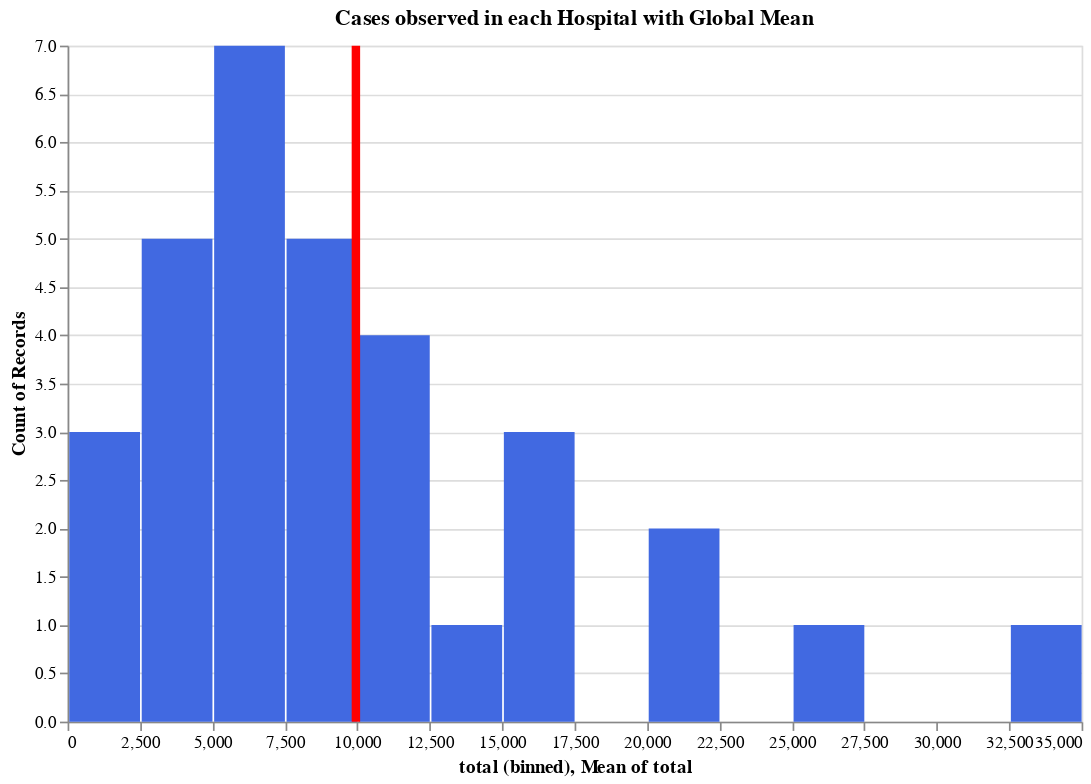

Here is the notebook cell this chart was saved with:
### Code cell
base = alt.Chart(Hospital_visaits)

bar = base.mark_bar(color='royalblue').encode(
    x=alt.X('total', bin=alt.Bin(step=2500)),
    y='count()',
    tooltip=[alt.Tooltip('count():Q')]
).properties(
    width=600,
    height=400,
    title="Cases observed in each Hospital with Global Mean"
)

rule = base.mark_rule(color='red').encode(
    x='mean(total)',
    size=alt.value(5),
    tooltip=[alt.Tooltip('mean(total):Q')]
)

(bar+rule)

### Figure 1 — Vega-Lite specification as saved in the notebook (floating-point values rounded to 4 significant figures)
{"config": {"view": {"continuousWidth": 400, "continuousHeight": 300}}, "layer": [{"mark": {"type": "bar", "color": "royalblue"}, "encoding": {"tooltip": [{"type": "quantitative", "aggregate": "count"}], "x": {"type": "quantitative", "bin": {"step": 2500}, "field": "total"}, "y": {"type": "quantitative", "aggregate": "count"}}, "height": 400, "title": "Cases observed in each Hospital with Global Mean", "width": 600}, {"mark": {"type": "rule", "color": "red"}, "encoding": {"size": {"value": 5}, "tooltip": [{"type": "quantitative", "aggregate": "mean", "field": "total"}], "x": {"type": "quantitative", "aggregate": "mean", "field": "total"}}}], "data": {"name": "data-8b1559ab8fe3be96522ddd1c1a9a3e2a"}, "$schema": "https://vega.github.io/schema/vega-lite/v4.8.1.json", "datasets": {"data-8b1559ab8fe3be96522ddd1c1a9a3e2a": [{"hospital": "HOSP_HOSP_26", "total": 33076}, {"hospital": "HOSP_HOSP_23", "total": 26566}, {"hospital": "HOSP_HOSP_19", "total": 21219}, {"hospital": "HOSP_HOSP_6", "total": 20425}, {"hospital": "HOSP_HOSP_14", "total": 17328}, {"hospital": "HOSP_HOSP_11", "total": 17328}, {"hospital": "HOSP_HOSP_28", "total": 17137}, {"hospital": "HOSP_HOSP_27", "total": 14244}, {"hospital": "HOSP_HOSP_9", "total": 11510}, {"hospital": "HOSP_HOSP_29", "total": 11311}, {"hospital": "HOSP_HOSP_12", "total": 11297}, {"hospital": "HOSP_HOSP_32", "total": 10703}, {"hospital": "HOSP_HOSP_25", "total": 9834}, {"hospital": "HOSP_HOSP_10", "total": 9435}, {"hospital": "HOSP_HOSP_15", "total": 9257}, {"hospital": "HOSP_HOSP_21", "total": 8150}, {"hospital": "HOSP_HOSP_24", "total": 7992}, {"hospital": "HOSP_HOSP_3", "total": 7116}, {"hospital": "HOSP_HOSP_17", "total": 5501}, {"hospital": "HOSP_HOSP_5", "total": 5261}, {"hospital": "HOSP_HOSP_1", "total": 5249}, {"hospital": "HOSP_HOSP_13", "total": 5236}, {"hospital": "HOSP_HOSP_2", "total": 5102}, {"hospital": "HOSP_HOSP_30", "total": 5002}, {"hospital": "HOSP_HOSP_22", "total": 4277}, {"hospital": "HOSP_HOSP_31", "total": 3967}, {"hospital": "HOSP_HOSP_16", "total": 3671}, {"hospital": "HOSP_HOSP_8", "total": 3663}, {"hospital": "HOSP_HOSP_18", "total": 3630}, {"hospital": "HOSP_HOSP_20", "total": 1405}, {"hospital": "HOSP_HOSP_7", "total": 1306}, {"hospital": "HOSP_HOSP_4", "total": 1240}]}}
